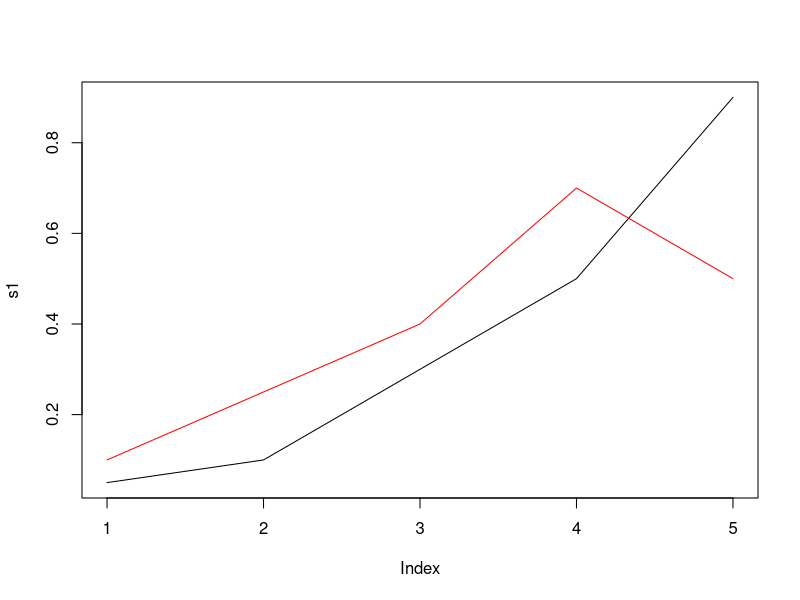

R code for this plot:
# Effort
e1 <- 1
e2 <- 10

# Catchability
q1 <- 1
q2 <- 1

# Selectivity at length
s1 <- c(0.05, 0.1, 0.3, 0.5, 0.9)
s2 <- c(0.1, 0.25, 0.4, 0.7, 0.5)

plot(s1, type = 'l')
lines(s2, col = "red")

# Numerical density available to a unit of sampling effort
n1 <- rep(10, 5)
n2 <- rep(10, 5)

# Selectivity ratio
S12 <- s1/s2

# Catch - If this is in terms of CPUE, effort is used as a normalizing factor
c1 <- (q1*s1*n1)*e1
c2 <- (q2*s2*n2)*e2

# Catch comparison rate
p12 <-  (c1/e1)/(c1/e1+c2/e2)

round((c1/e1)/(c2/e2), 15) == round(p12/(1-p12), 15)

# Proportion at length
r1 <- c1/sum(c1)
r2 <- c2/sum(c2)

p12_prop <- r1/(r1+r2)

# Selectivity ratio - 
r12 <- (r1/r2)
S12_a <- p12/(1-p12) # Absolute selectivity ratio
S12_r <- p12_prop/(1-p12_prop) # Relative selectivity ratio

round(p12_prop/(1-p12_prop), 15)/S12

# Check that selectivity ratios are equal
S12 - S12_a

# Conversion; note that this still requires effort comparison
c1_fit <- S12_a * c2 * (e1/e2)

c1 - c1_fit

c2_fit <- 1/S12_a * c1 * (e2/e1)

# Undefined for the smallest length since gear 1 has selectivity 0 for the smallest size
c2 - c2_fit

S12_r/S12

(q1*e1)/(q2*e2)*mean(c2)/mean(c1)

mean(s2)/mean(s1)


# Webster et al. (2020)
rc1 <- cumsum(c1)/sum(c1)
rc2 <- cumsum(c2)/sum(c2)

rc_test1 <- cumsum(s1*n1)/sum((s1*n1))
rc_test2 <- cumsum(s2*n2)/sum((s2*n2))

rc1/rc2

